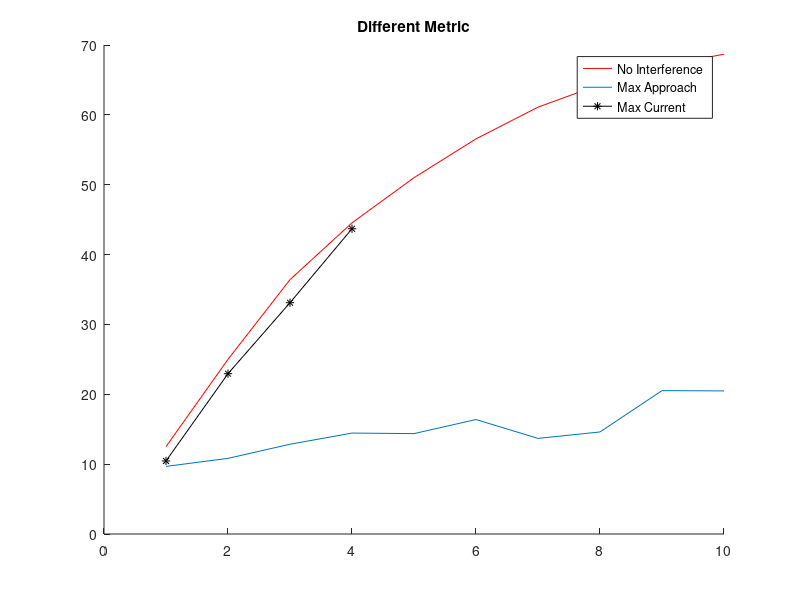

Reproduce this figure in MATLAB.
Thoughput=[9.6763   10.8278   12.8485   14.4480   14.3703   16.3846   13.6864   14.6072   20.5234   20.4835]
Nointerference= [12.5069   25.0050   36.4086   44.5423   51.0048   56.5649   61.1030   64.3430   66.9952   68.6851]
maxcurrent=[ 10.4553   22.9513   33.1100   43.6985]


figure
hold on
plot(Nointerference,'r')
plot(Thoughput)

plot(maxcurrent,'k*-')

title('Different Metric')
legend('No Interference','Max Approach','Max Current')